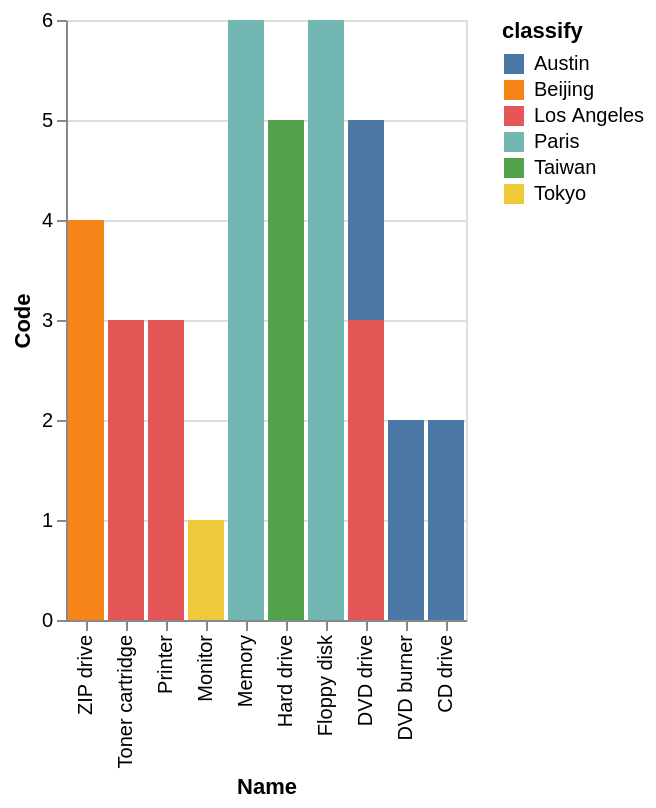

Specify this chart in Vega-Lite:
### Vega-Lite specification from a JSON file in a GitHub repository (floating-point values rounded to 4 significant figures)
{"data": {"values": [{"x_data": "ZIP drive", "y_data": 0, "classify": "Austin"}, {"x_data": "Toner cartridge", "y_data": 0, "classify": "Austin"}, {"x_data": "Printer", "y_data": 0, "classify": "Austin"}, {"x_data": "Monitor", "y_data": 0, "classify": "Austin"}, {"x_data": "Memory", "y_data": 0, "classify": "Austin"}, {"x_data": "Hard drive", "y_data": 0, "classify": "Austin"}, {"x_data": "Floppy disk", "y_data": 0, "classify": "Austin"}, {"x_data": "DVD drive", "y_data": 2, "classify": "Austin"}, {"x_data": "DVD burner", "y_data": 2, "classify": "Austin"}, {"x_data": "CD drive", "y_data": 2, "classify": "Austin"}, {"x_data": "ZIP drive", "y_data": 4, "classify": "Beijing"}, {"x_data": "Toner cartridge", "y_data": 0, "classify": "Beijing"}, {"x_data": "Printer", "y_data": 0, "classify": "Beijing"}, {"x_data": "Monitor", "y_data": 0, "classify": "Beijing"}, {"x_data": "Memory", "y_data": 0, "classify": "Beijing"}, {"x_data": "Hard drive", "y_data": 0, "classify": "Beijing"}, {"x_data": "Floppy disk", "y_data": 0, "classify": "Beijing"}, {"x_data": "DVD drive", "y_data": 0, "classify": "Beijing"}, {"x_data": "DVD burner", "y_data": 0, "classify": "Beijing"}, {"x_data": "CD drive", "y_data": 0, "classify": "Beijing"}, {"x_data": "ZIP drive", "y_data": 0, "classify": "Los Angeles"}, {"x_data": "Toner cartridge", "y_data": 3, "classify": "Los Angeles"}, {"x_data": "Printer", "y_data": 3, "classify": "Los Angeles"}, {"x_data": "Monitor", "y_data": 0, "classify": "Los Angeles"}, {"x_data": "Memory", "y_data": 0, "classify": "Los Angeles"}, {"x_data": "Hard drive", "y_data": 0, "classify": "Los Angeles"}, {"x_data": "Floppy disk", "y_data": 0, "classify": "Los Angeles"}, {"x_data": "DVD drive", "y_data": 3, "classify": "Los Angeles"}, {"x_data": "DVD burner", "y_data": 0, "classify": "Los Angeles"}, {"x_data": "CD drive", "y_data": 0, "classify": "Los Angeles"}, {"x_data": "ZIP drive", "y_data": 0, "classify": "Paris"}, {"x_data": "Toner cartridge", "y_data": 0, "classify": "Paris"}, {"x_data": "Printer", "y_data": 0, "classify": "Paris"}, {"x_data": "Monitor", "y_data": 0, "classify": "Paris"}, {"x_data": "Memory", "y_data": 6, "classify": "Paris"}, {"x_data": "Hard drive", "y_data": 0, "classify": "Paris"}, {"x_data": "Floppy disk", "y_data": 6, "classify": "Paris"}, {"x_data": "DVD drive", "y_data": 0, "classify": "Paris"}, {"x_data": "DVD burner", "y_data": 0, "classify": "Paris"}, {"x_data": "CD drive", "y_data": 0, "classify": "Paris"}, {"x_data": "ZIP drive", "y_data": 0, "classify": "Taiwan"}, {"x_data": "Toner cartridge", "y_data": 0, "classify": "Taiwan"}, {"x_data": "Printer", "y_data": 0, "classify": "Taiwan"}, {"x_data": "Monitor", "y_data": 0, "classify": "Taiwan"}, {"x_data": "Memory", "y_data": 0, "classify": "Taiwan"}, {"x_data": "Hard drive", "y_data": 5, "classify": "Taiwan"}, {"x_data": "Floppy disk", "y_data": 0, "classify": "Taiwan"}, {"x_data": "DVD drive", "y_data": 0, "classify": "Taiwan"}, {"x_data": "DVD burner", "y_data": 0, "classify": "Taiwan"}, {"x_data": "CD drive", "y_data": 0, "classify": "Taiwan"}, {"x_data": "ZIP drive", "y_data": 0, "classify": "Tokyo"}, {"x_data": "Toner cartridge", "y_data": 0, "classify": "Tokyo"}, {"x_data": "Printer", "y_data": 0, "classify": "Tokyo"}, {"x_data": "Monitor", "y_data": 1, "classify": "Tokyo"}, {"x_data": "Memory", "y_data": 0, "classify": "Tokyo"}, {"x_data": "Hard drive", "y_data": 0, "classify": "Tokyo"}, {"x_data": "Floppy disk", "y_data": 0, "classify": "Tokyo"}, {"x_data": "DVD drive", "y_data": 0, "classify": "Tokyo"}, {"x_data": "DVD burner", "y_data": 0, "classify": "Tokyo"}, {"x_data": "CD drive", "y_data": 0, "classify": "Tokyo"}]}, "mark": "bar", "encoding": {"x": {"field": "x_data", "type": "nominal", "title": "Name", "sort": "descending"}, "y": {"field": "y_data", "type": "quantitative", "title": "Code"}, "color": {"field": "classify"}}}
